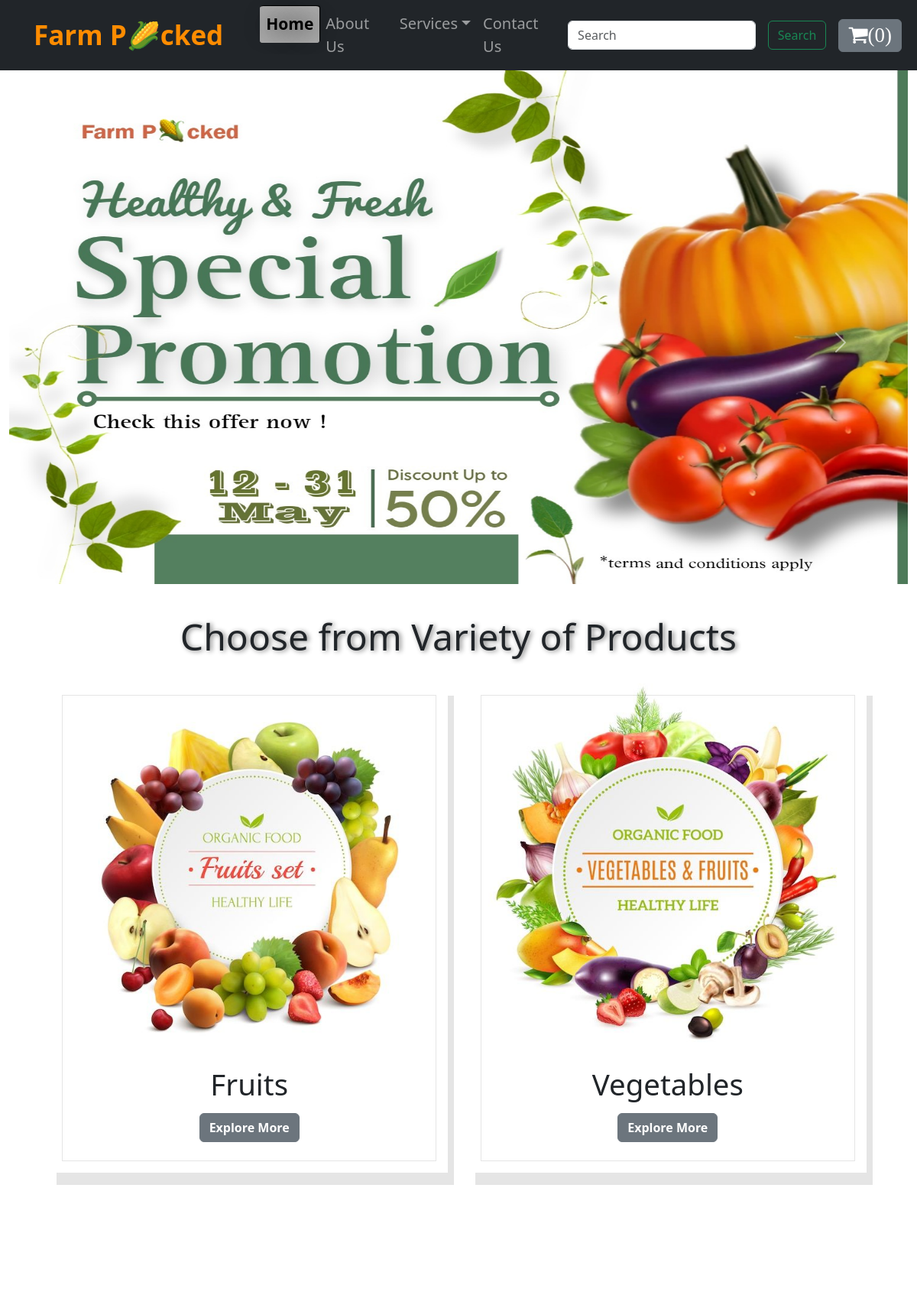
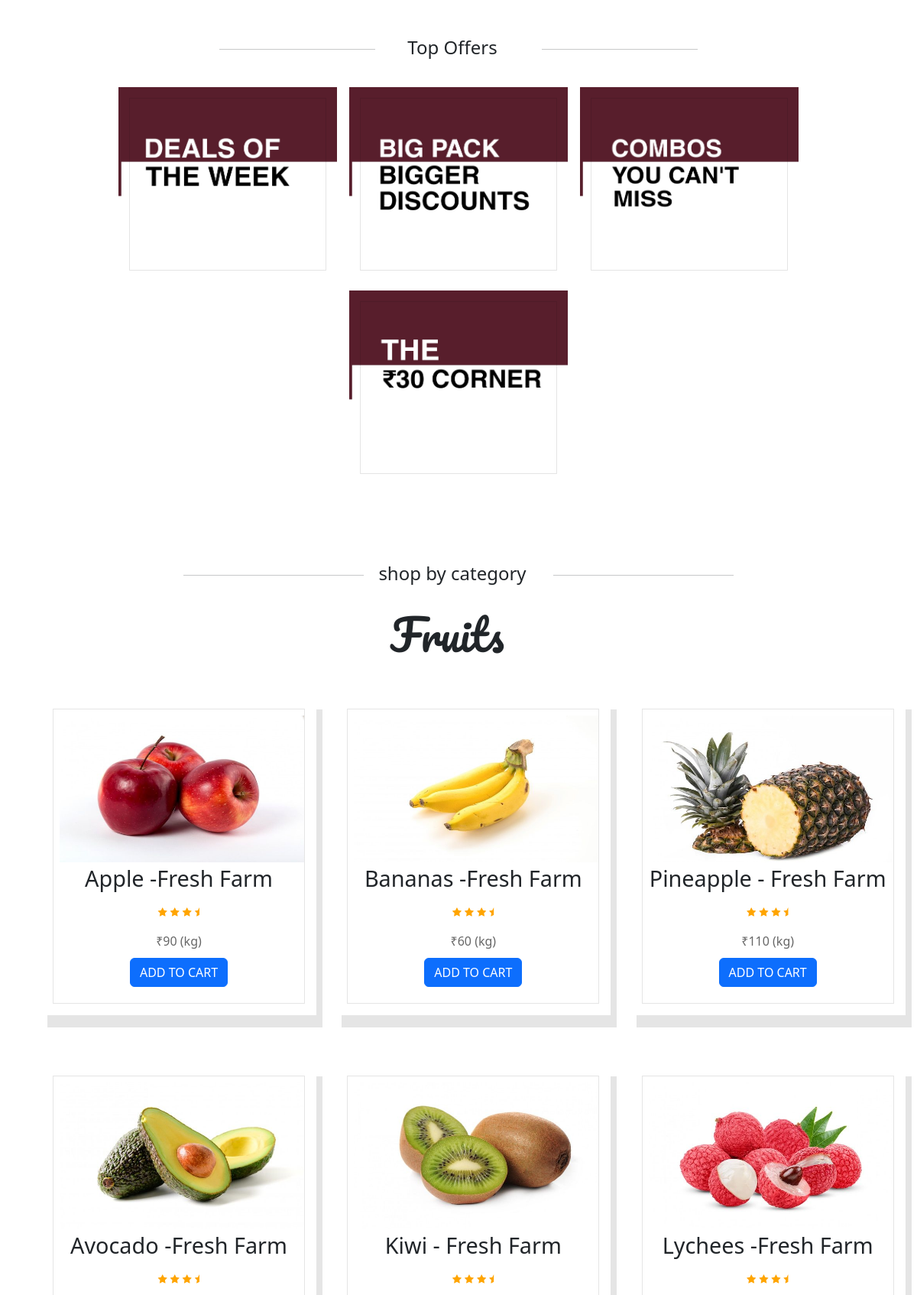
The page / (upper part) on the database its author committed (2 pictures, top to bottom).
### shop/models.py (models this page shows, shortened)
class HomepageProductFruits(models.Model):
    product_id = models.AutoField(primary_key=True)
    image = models.ImageField(upload_to="shop/images", default="")
    product_name = models.CharField(max_length=50)
    category = models.CharField(max_length=50, default="")
    price = models.IntegerField(default=0)
    pub_date = models.DateField()

### FarmPicked/views.py (the view)
# urls.py: path("", views.HomePage, name="home"),
def HomePage(request):
    homeproductfruitdata = HomepageProductFruits.objects.all()
    homeproductvegedata = HomepageProductVegetable.objects.all()
    data = {
        "homeproductfruitdata": homeproductfruitdata,
        "homeproductvegedata": homeproductvegedata,
    }
    return render(request, "index.html", data)

### templates/index.html (shortened to what this page needs)
{% extends 'base.html' %}
{% block section %}
<div class="container-fluid" id="carousel-image">
  <div id="carouselExampleAutoplaying" class="carousel slide" data-bs-ride="carousel">
    <div class="carousel-inner">
      <div class="carousel-item active">
        <a href="{% url 'fresh-vegetables' %}"><img src="/static/img/Main-Image-banner-new.jpg" class="carousel-image"
            alt="carousel Banner Image-3"></a>
      </div>
    </div>
    <button class="carousel-control-prev" type="button" data-bs-target="#carouselExampleAutoplaying"
      data-bs-slide="prev">
      <span class="carousel-control-prev-icon" aria-hidden="true"></span>
    </button>
    <button class="carousel-control-next" type="button" data-bs-target="#carouselExampleAutoplaying"
      data-bs-slide="next">
      <span class="carousel-control-next-icon" aria-hidden="true"></span>
    </button>
  </div>
</div>
<section>
  <div class="features container col-15 " id="features">
    <div class="container text-center col-12">
      <div>
        <h2 style="text-shadow:2.5px 1px 6px gray;font-size: 3rem;"> Choose from Variety of Products </h2>
      </div><br>
      <div class="container">
        <div class="box-indexpage">
          <div class="box">
            <img class="container" src="static/img/Fruits-frame.jpg" alt="">
            <h3 class="container">Fruits</h3>
            <a href="/fresh-fruits" class="btn btn-secondary mb-4"><b>Explore More</b></a>
          </div>
          <div class="box">
            <img class="container" src="static/img/Vegetable-frame.jpg" alt="">
            <h3>Vegetables</h3>
            <a href="/fresh-vegetables" class="btn btn-secondary mb-4"><b>Explore More</b></a>
          </div>
        </div>
      </div>
    </div>
  </div>
  <div class="container text-center">
    <div class="container d-flex col-7">
      <hr width="110%">
      <h4 class="container text-center ">Top Offers</h4>
      <hr style="margin-left:1rem;" width="110%">
    </div>
    <br>
    <div class="container col-12">
      <a href="{% url 'dealsweek' %}"><img src="/static/img/Deals-of-the-week.jpg" class="deals-style" alt=""></a>
      <a href="{% url 'bigpackdiscount' %}"><img src="/static/img/Big-pack-bigger-discounts.jpg" class="deals-style" alt=""></a>
      <a href="{% url 'combo' %}"><img src="/static/img/Combos-you-cant-miss.jpg" class="deals-style" alt=""></a>
      <a href="{% url 'the30Corner' %}"><img src="/static/img/The-30-corner.jpg" class="deals-style" alt=""></a>
    </div>
    <br><br><br><br>
    <div class="container d-flex col-8">
      <hr width="110%">
      <h4 class="container text-center">shop by category</h4>
      <hr style="margin-left:1rem;" width="110%">
    </div>
    <h2 class="container my-4" Style="font-size:350%; font-family: 'Pacifico', cursive;">Fruits &nbsp; </h2>
    <br>
    <div class="services-fruits-vege" id="services-fruits-vege">
      <div class="container fruits-and-vegetable-box-container-part2">
        {% for n in homeproductfruitdata %}
        <div class="box">
          <img src="/media/{{n.image}}" alt="" />
          <h3 id="namepr{{n.product_id}}">{{n.product_name}}</h3>
          <div class="stars">
            <i class="fa fa-star"></i>
            <i class="fa fa-star"></i>
            <i class="fa fa-star"></i>
            <i class="fa fa-star-half"></i>
          </div>
          <div class="price">₹{{n.price}} (kg)</div>
          <button type="button" id="pr{{n.product_id}}" class="btn btn-primary cart">ADD TO CART</button>
        </div>
        {% endfor %}
      </div><br><br>
       <br><br>
      <br>
</section>
<br><br>
{% endblock %}

### static/css/styleFP.css (style rules this page uses)
:root { --gray: gray; --black: #130f40; --light-color: #666; --box-shadow: 0.5rem 1rem rgba(0, 0, 0, 0.1); --border: 2rem solid rgba(0, 0, 0.1); --outline: .1rem solid rgba(0, 0, 0, 0.1); }
.carousel-image { display: block; height: 42rem; width: 106rem; margin-left: auto; margin-right: auto; margin-bottom: 2.5rem; }
.features .box-indexpage { border: 0px solid; display: grid; height: 40rem; grid-template-columns: repeat(auto-fit, minmax(10rem, 1fr)); gap: 1.7rem; margin-bottom: 13rem; }
.features .box-indexpage .box { border: 0px solid red; background: #fff; outline: var(--outline); outline-offset: -1rem; text-align: center; box-shadow: var(--box-shadow); }
.features .box-indexpage .box h3 { font-size: 2.4rem; line-height: 1.5; }
.deals-style { text-decoration: none; border: 1px solid white; height: 16rem; width: 18rem; outline: var(--outline); outline-offset: -1rem; margin: 0.3rem; }
.services-fruits-vege .fruits-and-vegetable-box-container-part2 { border: 0px solid black; display: grid; grid-template-columns: repeat(auto-fit, minmax(17rem, 3fr)); gap: 4rem; line-height: 2; }
.services-fruits-vege .fruits-and-vegetable-box-container-part2 .box { border: 0px solid red; padding: 1.5rem 1.5rem; height: 26rem; width: 22.5rem; background: #fff; outline: var(--outline); outline-offset: -1rem; text-align: center; box-shadow: var(--box-shadow); }
.services-fruits-vege .fruits-and-vegetable-box-container-part2 .box img { height: 12rem; width: 20rem; }
.services-fruits-vege .fruits-and-vegetable-box-container-part2 .box h3 { margin-top: 0.6rem; font-size: 1.8rem; line-height: 0.8; }
.services-fruits-vege .fruits-and-vegetable-box-container-part2 .box .stars i { font-size: 0.8rem; color: orange; }
.services-fruits-vege .fruits-and-vegetable-box-container-part2 .box .price { font-size: 1rem; color: var(--light-color); padding: 0.4rem 0; }

### rows shown on the page
HomepageProductFruits: image (picture), product_name "Apple -Fresh Farm", price "90"
HomepageProductFruits: image (picture), product_name "Bananas -Fresh Farm", price "60"
HomepageProductFruits: image (picture), product_name "Pineapple - Fresh Farm", price "110"
HomepageProductFruits: image (picture), product_name "Avocado -Fresh Farm"
HomepageProductFruits: image (picture), product_name "Kiwi - Fresh Farm"
HomepageProductFruits: image (picture), product_name "Lychees -Fresh Farm"
